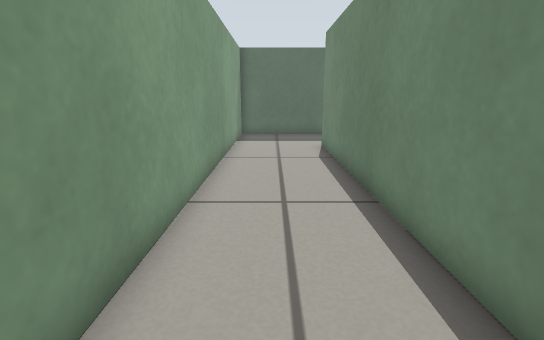
view 1 (above)

16 first-person views from a walk through a Gazebo world. The camera is 0.46 m above the floor, tilts 14° down and sees 85° across. The floor is counted in squares, 0.2 m on a side. Each view is taken from the middle of a square. On the plan, view 1 faces up. The plan holds only what a view shows up to about 18 squares ahead; the rest is blank.

view 2
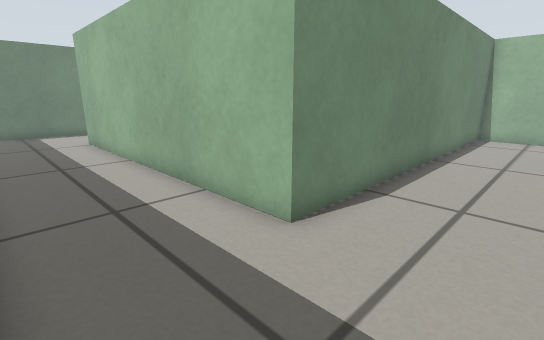

view 3
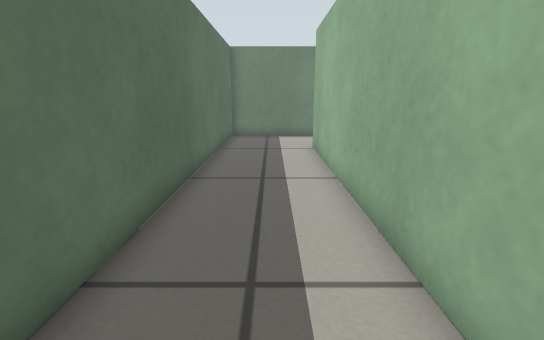

view 4
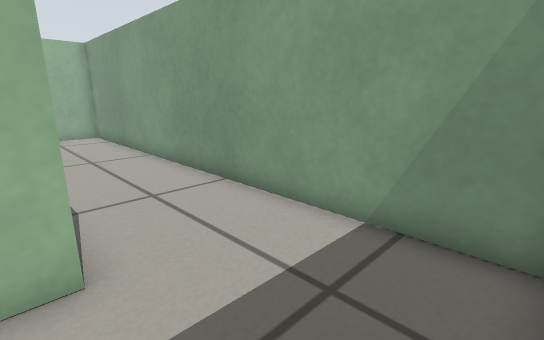

view 5
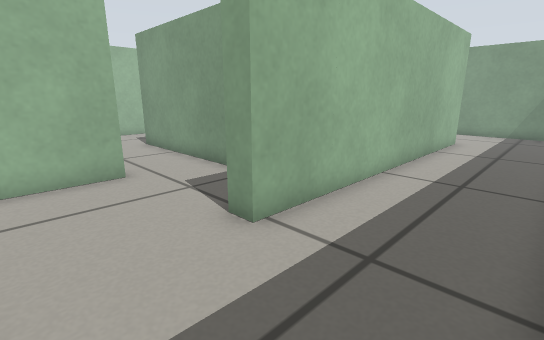

view 6
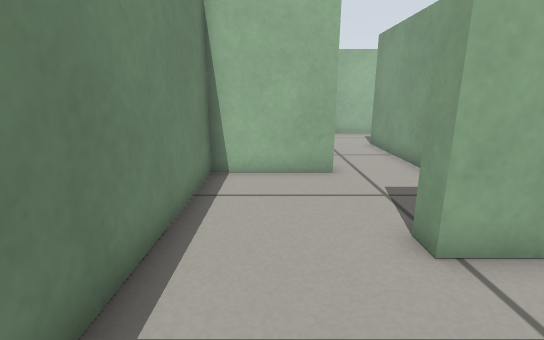

view 7
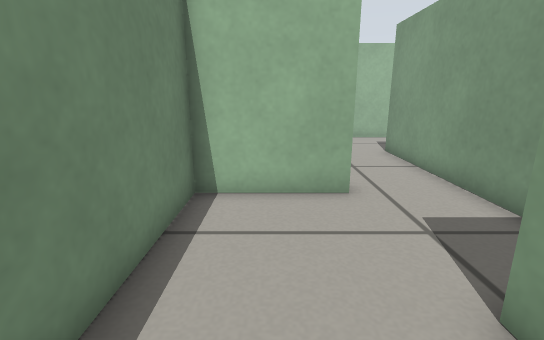

view 8
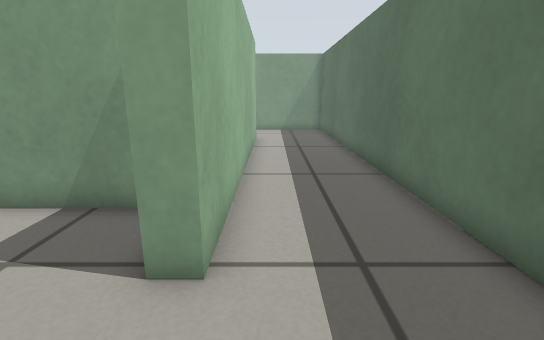

view 9
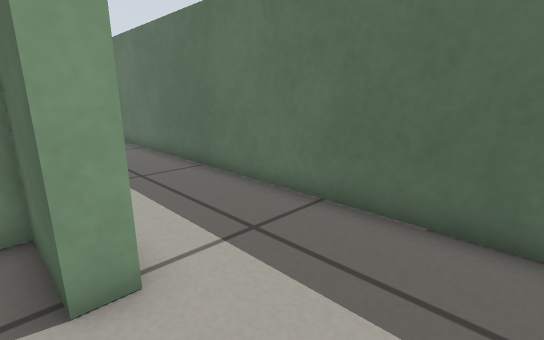

view 10
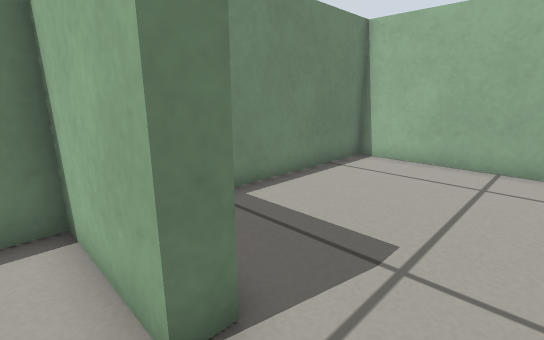

view 11
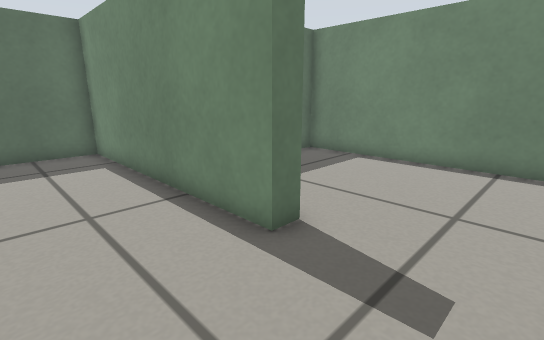

view 12
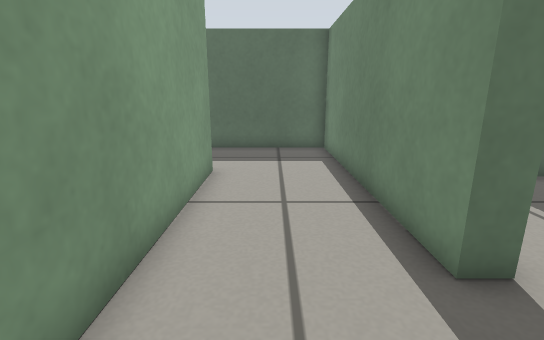

view 13
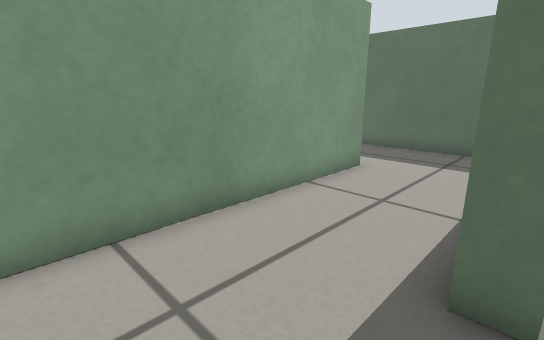

view 14
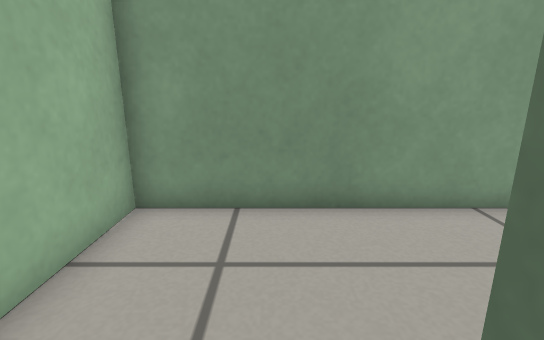

view 15
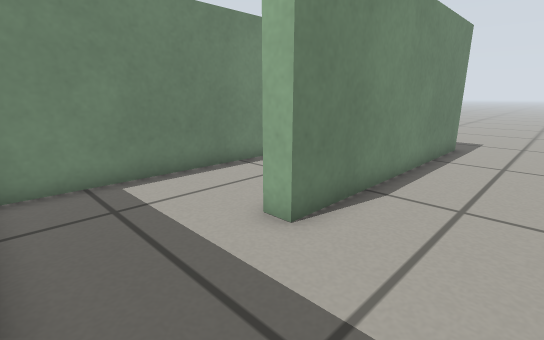

view 16
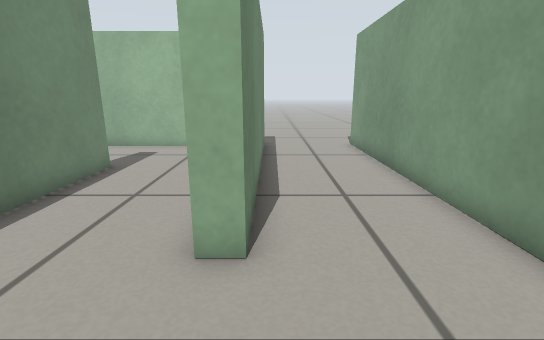

### Floor plan
Points are (right, up) in squares from view 1. A wall is a line through its corners. A room is listed if a view was taken in it or the views show most of it. See-through windows are left out.
Room 1 (views 1, 2, 3, 4, 5, 6, 7, 8)
walls: (19.9, 13.5) (19.9, 18.4) (-1.9, 18.4) (-1.9, -0.9) (2.4, -0.9) (2.4, 14.1) (15.6, 14.1) (15.6, 13.4)
ways out: opening at (17.5, 14) to room 2
Room 2 (views 9, 10)
walls: (15.6, 13.4) (13.1, 13.4) (13.1, 8.4); (16.1, 8.2) (16.1, 9.1) (19.9, 9.1) (19.9, 13.5)
ways out: opening at (17.5, 14) to room 1; opening at (15, 9) to room 4
Room 3 (views 11, 12, 13)
walls: (13.1, 3.4) (12.4, 3.4) (12.4, 13.4) (8.5, 13.4); (8.1, 9.1) (8.1, -0.9) (13.5, -0.9)
ways out: opening at (13, 1.5) to room 4; opening at (8, 11.5) to room 5
Room 4 (view 14)
walls: (13.1, 8.4) (13.1, 3.4); (13.5, -0.9) (19.9, -0.9) (19.9, 8.4) (17.8, 8.4)
ways out: opening at (15, 9) to room 2; opening at (13, 1.5) to room 3
Room 5 (views 15, 16)
walls: (3.1, 9.3) (3.1, -1.6); (8.5, 13.4) (5.8, 13.4); (7.4, -1.8) (7.4, 9.1) (8.1, 9.1)
ways out: opening at (8, 11.5) to room 3

Positions as (right, up) in squares from view 1, and headings:
1: (0, 0), facing up
2: (-1, 18), facing down-right
3: (2, 16), facing right
4: (3, 18), facing down-left
5: (19, 18), facing down-left
6: (18, 18), facing down
7: (18, 16), facing down
8: (19, 15), facing left
9: (19, 13), facing up-left
10: (14, 10), facing down-right
11: (9, 0), facing up-right
12: (10, 0), facing up
13: (13, 0), facing up-left
14: (14, 2), facing left
15: (4, 13), facing down-right
16: (7, 13), facing down
